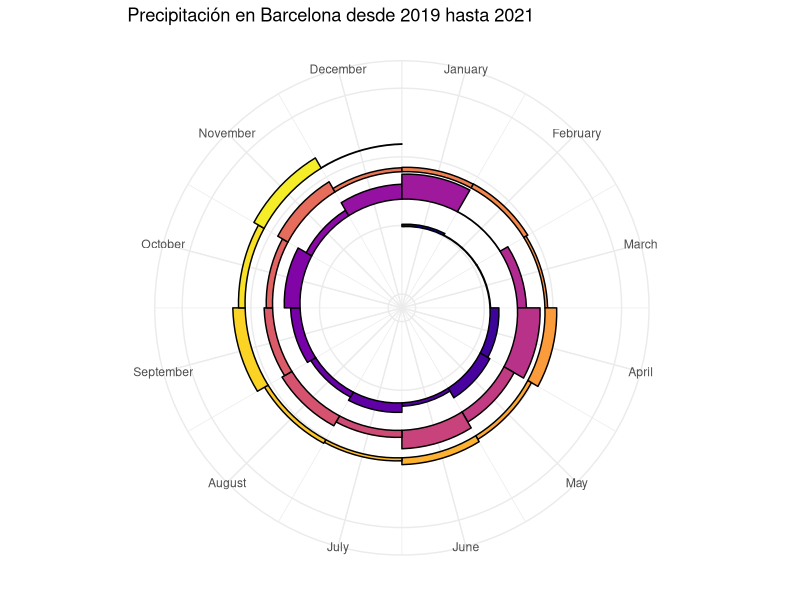

This chart was generated by the following R code:
## ---- chunk 1
knitr::opts_chunk$set(echo = TRUE)
## ---- chunk 2
df2021 = read.csv2("PREC_2021_Provincias.csv")
df2020 = read.csv2("PREC_2020_Provincias.csv")
df2019 = read.csv2("PREC_2019_Provincias.csv")
head(df2021)
head(df2020)
head(df2019)
## ---- chunk 3
df2021_bcn = df2021[df2021$region=='BARCELONA',]
df2020_bcn = df2020[df2020$region=='BARCELONA',]
df2019_bcn = df2019[df2019$region=='BARCELONA',]

library(tidyr)

# Para el dataframe de 2021
df2021_bcn_long <- gather(df2021_bcn, mes, valor, -region)
df2021_bcn_long$anio <- 2021

# Para el dataframe de 2020
df2020_bcn_long <- gather(df2020_bcn, mes, valor, -region)
df2020_bcn_long$anio <- 2020

# Para el dataframe de 2019
df2019_bcn_long <- gather(df2019_bcn, mes, valor, -region)
df2019_bcn_long$anio <- 2019

# Combinamos los dataframes en uno solo
df_bcn <- rbind(df2021_bcn_long, df2020_bcn_long, df2019_bcn_long)

# Reordenamos las columnas
df_bcn <- df_bcn[, c("mes", "anio", "valor")]

print(df_bcn)
## ---- chunk 4
library(dplyr)

# Eliminamos filas que contienen la palabra "Parametro" en la columna "mes"
df_bcn <- df_bcn %>%
  filter(!grepl("Precipitacion", valor))

# Eliminamos filas que contienen la palabra "anual" en la columna "mes"
df_bcn <- df_bcn %>%
  filter(!grepl("anual", mes))

# Vector de nombres de los meses
nombres_meses <- c("enero", "febrero", "marzo", "abril", "mayo", "junio", "julio", "agosto", "septiembre", "octubre", "noviembre", "diciembre")

# Transformamos los nombres de los meses en números del 1 al 12
df_bcn$mes <- match(df_bcn$mes, nombres_meses)

# Imprimimos el dataframe resultante
print(df_bcn)
## ---- chunk 5
library(ggplot2)
library(dplyr)

# Convertimos el año en factor
df_bcn$anio <- as.factor(df_bcn$anio)
df_bcn$valor <- as.numeric(df_bcn$valor)

# Calcular la posición en y para cada año y mes
df_bcn <- df_bcn %>%
  mutate(y = as.numeric(anio) - 1 + (as.numeric(mes) - 1) / 12)

# Definimos los niveles de month como números del 1 al 12
df_bcn$mes <- factor(df_bcn$mes, levels = 1:12)

bars <- df_bcn %>% 
  mutate(value_norm = valor / (max(valor) * 1.1),
         xmin = as.numeric(mes) - 0.5,
         xmax = as.numeric(mes) + 0.5,
         ymin = y,
         ymax = y + value_norm)

# Convertimos las barras en polígonos
poly <- bars %>% 
  rowwise() %>% 
  do(with(., tibble(year = anio,
                     month = mes,
                     x = c(xmin, xmax, xmax, xmin),
                     y = c(ymin - 1/24, 
                           ymin + 1/24, 
                           ymax + 1/24, 
                           ymax - 1/24))))

# Creamos el gráfico de espiral
ggplot(poly, aes(x, y, fill = interaction(factor(month, levels = 1:12), year))) + 
  geom_polygon(col = 1) +
  coord_polar() +
  ylim(-3, 5) + 
  viridis::scale_fill_viridis(discrete = TRUE, option = 'C') +
  scale_x_continuous(breaks = 1:12, labels = month.name) +  
  labs( title = "Precipitación en Barcelona desde 2019 hasta 2021") + 
  
  theme_minimal() + 
  theme(legend.position = "none", axis.text.y = element_blank(), axis.title = element_blank())  

